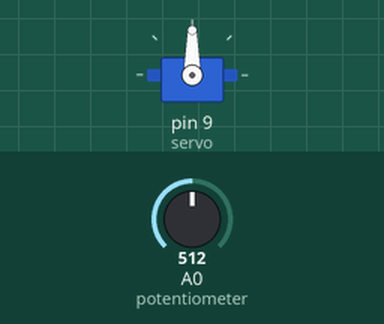
Simulated run of this sketch. Board: Arduino Uno, built with avr-gcc and run on an emulated ATmega328P. Shown: servo. The inputs (shaded band) are chosen by the test bench; at power-on: A0 (potentiometer) = 512.

Above: at 1.2 s.
1.3 s: A0 (potentiometer) set to 716
At 2.5 s:
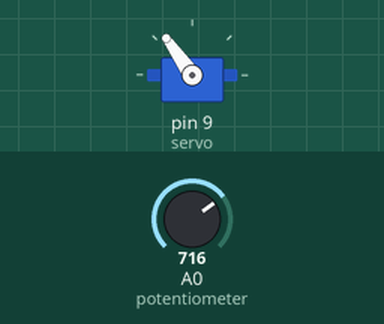
2.8 s: A0 (potentiometer) set to 900
At 3.5 s:
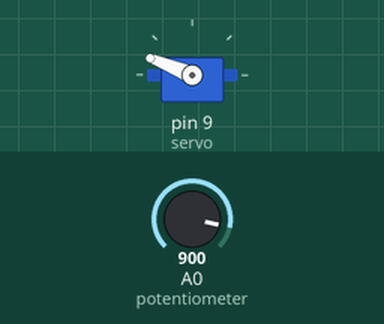
4.3 s: A0 (potentiometer) set to 1023
At 4.9 s:
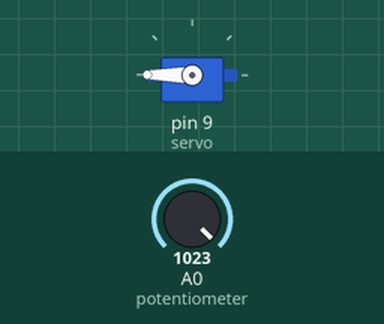
5.8 s: A0 (potentiometer) set to 306
At 7.0 s:
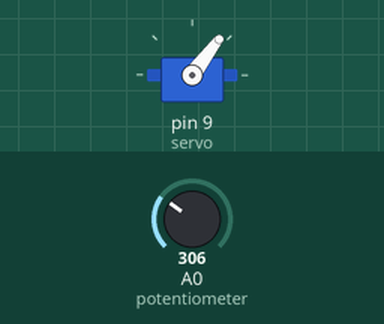
7.3 s: A0 (potentiometer) set to 122
At 8.4 s:
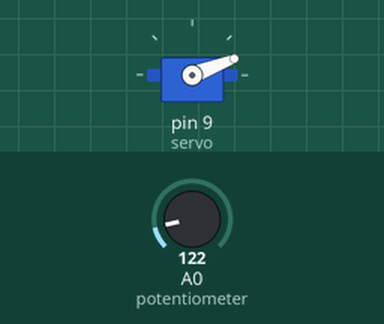
Timing chart, 0 to 9.8 s (numbered marks = the images above; inputs shaded):
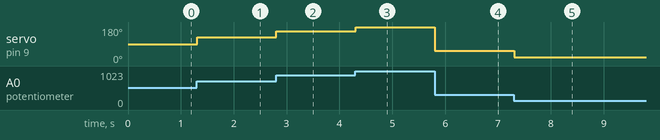

Measured:
- after the input at 1.3 s, servo on pin 9 (servo): 90° → 125° at once
- after the input at 2.8 s, servo on pin 9 (servo): 125° → 158° at once
- after the input at 4.3 s, servo on pin 9 (servo): 158° → 180° at once
- after the input at 5.8 s, servo on pin 9 (servo): 180° → 53° at once
- after the input at 7.3 s, servo on pin 9 (servo): 53° → 21° at once

The sketch:

ServoSteering.ino
```cpp
#include <Servo.h>

Servo minServo;
const int potentiometer = A0;
const int servo = 9;

void setup() {
  pinMode(potentiometer, INPUT);
  pinMode(servo, OUTPUT);
  minServo.attach(servo);

}

void loop() {
  int potVerdi = analogRead(potentiometer);
  int skalertVerdi = map(potVerdi, 0, 1023, 0, 180);
  minServo.write(skalertVerdi);
  delay(15);
}
```
